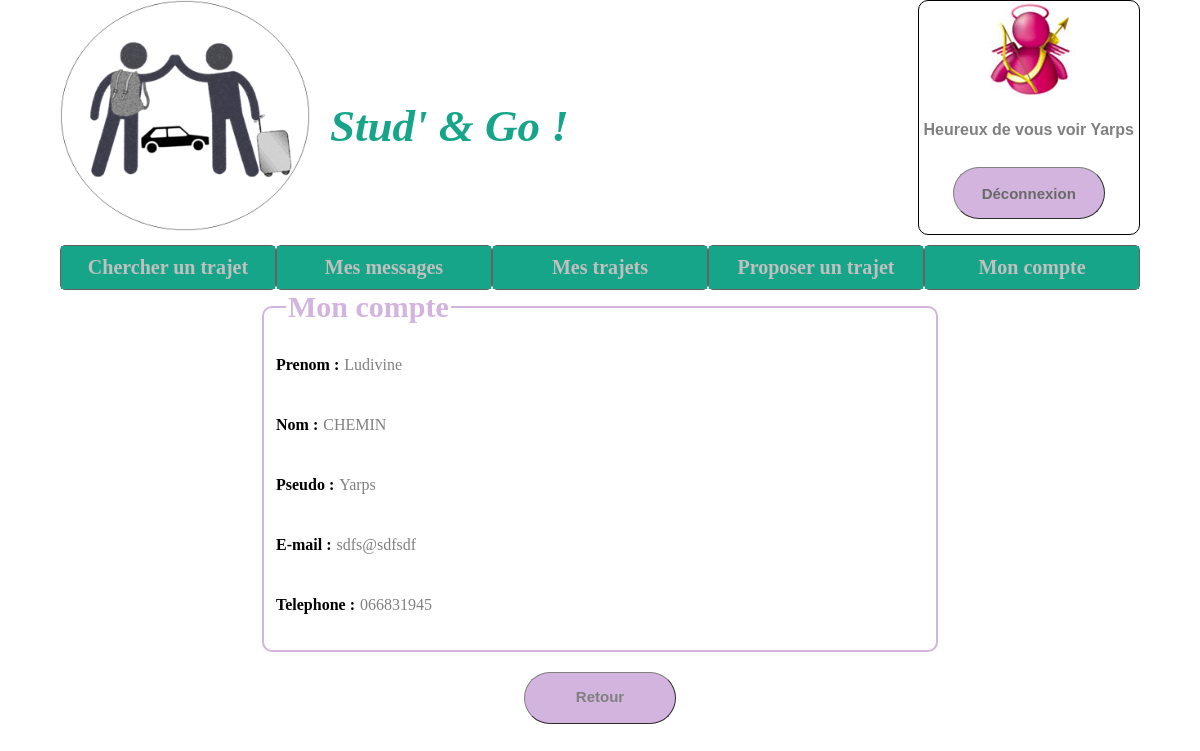
The app's page /Controleur/compte.controler.php (signed in) with its own data.
### tables this page shows
CREATE TABLE MEMBRE (
  id INTEGER,
  nom TEXT NOT NULL,
  prenom TEXT NOT NULL,
  pseudo TEXT NOT NULL unique,
  dateNaissance TEXT NOT NULL,
  adresseMail TEXT NOT NULL unique,
  numeroTel TEXT NOT NULL,
  motDePasse TEXT NOT NULL,
  avatar TEXT NOT NULL,
  signalement INTEGER DEFAULT 0,
  PRIMARY KEY(id)
);

### Modele/view.class.php (called while the page is built, shortened)
<?php
class View {
  private $path="";
  function __construct(string $path="") {
    $this->path = $path;
  }
  function show(string $path="") {
    $p = $path ? $path : $this->path;
    include($p);
  }
}
?>

### Modele/membreDAO.model.php (called while the page is built, shortened)
<?php
class membreDAO{
  private $db;
  private $database = "../Modele/data/coVoiturage.db";
  function __construct(){
    try{
      $this->db = new PDO("sqlite:$this->database",'','');
    }
    catch(Exception $e){
      die('Erreur : '. $e->getMessage());
    }
    $this->db->query('PRAGMA foreign_keys = ON');
  }
  function getMembreById($id){
    $requete = "SELECT * FROM membre WHERE id='$id'";
     $mesInfos = $this->db->query($requete);
     $mesMembres = $mesInfos->fetchAll(PDO::FETCH_CLASS,'Membre');
     return (empty($mesMembres)) ? null : $mesMembres[0];
  }
}
 ?>

### Vue/compte.vue.php (the view, shortened to what this page needs)
<!DOCTYPE html>
<html lang="fr" dir="ltr">
<head>
  <link rel="stylesheet" href="../Ressource/mainVue.css">
</head>
<body>
  <?php include('../Vue/zoneUtilisateurOn.view.php'); ?>
  <?php include('../Vue/menuNav.vue.php') ?>
  <div id="infosCompte">
    <fieldset>
      <legend>Mon compte</legend>
      <div class="info">
        <p>Prenom :</p><p><?php echo $this->prenom; ?></p>
      </div>
      <div class="info">
        <p>Nom : </p><p><?php echo $this->nom; ?></p>
      </div>
      <div class="info">
        <p>Pseudo : </p><p><?php echo $this->pseudoMembre; ?></p>
      </div>
      <div class="info">
        <p>E-mail : </p><p><?php echo $this->adresseMail; ?></p>
      </div>
      <div class="info">
        <p>Telephone : </p><p><?php echo $this->telephone; ?></p>
      </div>
    </fieldset>
      <a id="RetourMain" href="mainControler.controler.php">
        <div class="boutonsLogin">
          <p>Retour</p></div>
        </a>
  </div>
</body>
</html>

### Vue/zoneUtilisateurOn.view.php (shortened to what this page needs)
<div id="zoneDeconnexion">
  <div class="enteteLogo">
    <a href="mainControler.controler.php"><img src="./../Ressource/logo.png" alt="Logo du site"></a>
    <h1>Stud' & Go ! </h1>
  </div>
 <div id="messageBienvenue">
   <img src="<?php echo "../Ressource/avatar/$this->avatarMembre"?>" alt="Avatar du membre">
   <p>Heureux de vous voir <?=$this->pseudoMembre ?></p>
   <a href="deconnexion.controler.php"><div class="boutonsLogin">
     <br>Déconnexion
   </div></a>
 </div>
</div>

### Ressource/mainVue.css (style rules this page uses)
body { width: 90%; margin: auto; margin-bottom: 100px; }
.enteteLogo { display: flex; }
.enteteLogo a img { width: 250px; }
.enteteLogo h1 { margin-top: 100px; margin-left: 20px; font-size: 45px; color: #17a589; font-style: oblique; font-family: "Bradley Hand"; }
.boutonsLogin { width: 150px; height: 50px; border: 1px grey outset; background-color: #d2b4de ; border-radius: 30px; font-weight: bold; font-family:"Bradley Hand", sans-serif; color: #696969; font-size: 15px; text-align: center; }
a { text-decoration: none; }
#zoneDeconnexion { display: flex; justify-content: space-between; }
#messageBienvenue { align-items: center; border: 1px solid black; border-radius: 10px; font-family: "Optima", sans-serif; font-weight: bold; text-align: center; display: flex; flex-direction: column; justify-content: space-between; }
#messageBienvenue p { margin: 0px 5px 0px 5px; }
#messageBienvenue a { margin: 5px 0px 15px 0px; }
#infosCompte { display: flex; flex-direction: column; }
#infosCompte fieldset { margin: auto; justify-content: center; width: 60%; display: flex; flex-direction: column; border: 2px solid #d2b4de; border-radius: 10px; }
#infosCompte legend { font-size: 30px; color: #d2b4de; }
#infosCompte div { display: flex; justify-content:flex-start; margin-bottom: 10px; }
#infosCompte label,p { color: gray; }
.info p:first-child { font-weight:bold; color: black; margin-right: 5px; }
#RetourMain { align-self: center; margin-top:20px; }
#RetourMain .boutonsLogin { justify-content: center; }
#mesMessageStyle h2,legend { font-size: 30px; color: #d2b4de; margin:10px; font-weight: bold; }

### records on screen
membre: avatar (picture), pseudo "Yarps", prenom "Ludivine", nom "CHEMIN", adresseMail "sdfs@sdfsdf", numeroTel "066831945"
